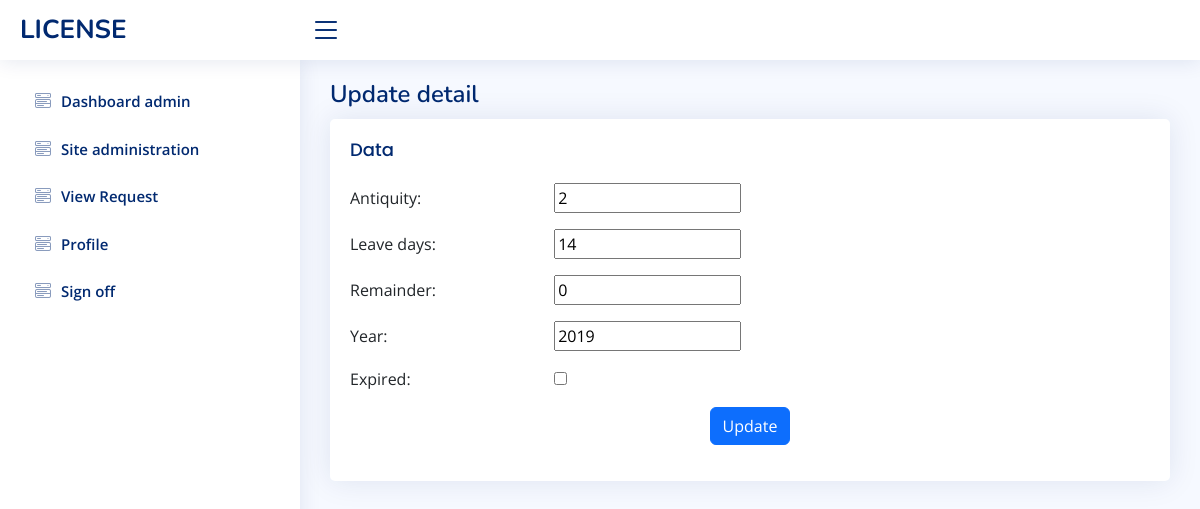
The page /update-detail/4/ (signed in) on the database as committed earlier.
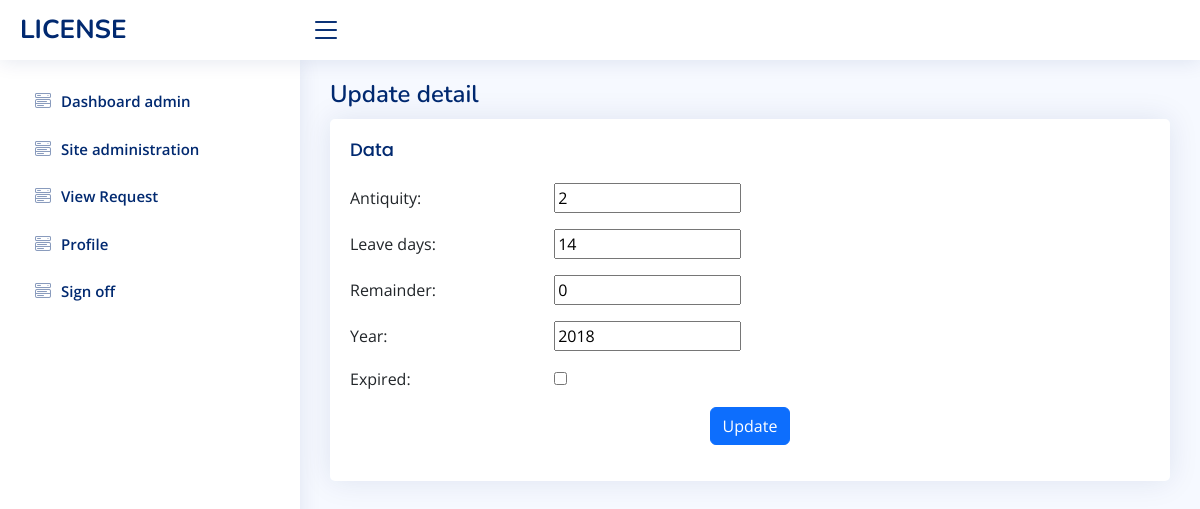
The same page on the database as committed later.
### employeeDetail/models.py (models this page shows)
class EmployeeDetail(models.Model):
    employee = models.ForeignKey(Employee,on_delete=models.CASCADE)
    antiquity = models.CharField(max_length=15)
    leave_days = models.CharField(max_length=25)
    remainder = models.CharField(max_length=25)
    year = models.CharField(max_length=25)
    created = models.DateField(auto_now_add=True)
    status = models.BooleanField(default=False)

### employeeDetail/views.py (the view)
# urls.py: path('update-detail/<str:pk>/', detail.update_detail, name="update-detail"),
@login_required
def update_detail(request,pk):
   detail = EmployeeDetail.objects.get(id=pk)
   form = FormDetail(instance=detail)
   if request.method == 'POST':
        form = FormDetail(request.POST, instance=detail)
        form.save()
        return redirect('data')
   context = {'form':form}
   return render (request,'data/update_detail.html',context)

### employeeDetail/forms.py
class FormDetail(ModelForm):
    class Meta:
        model = EmployeeDetail
        fields = '__all__'

### templates/data/update_detail.html (shortened to what this page needs)
{% extends 'base.html' %}
{% block container %}
<div class="pagetitle">
  <h1>Update detail</h1>
</div>
<div class="card">
  <div class="card-body">
    <h5 class="card-title">Data</h5>
    <form class="row g-3"  action="" class="form-horizontal" role="form" method="POST" enctype="multipart/form-data" >
      <div class="col-12">
          <label for="{{ form.subject.id_for_label }}" class="col-lg-3 control-label">Antiquity:</label>
        {{ form.antiquity }}
      </div>
      <div class="col-12">
          <label for="{{ form.leave_days.id_for_label }}" class="col-lg-3 control-label">Leave days:</label>
        {{ form.leave_days }}
      </div>
      <div class="col-12">
          <label for="{{ form.remainder.id_for_label }}" class="col-lg-3 control-label">Remainder:</label>
        {{ form.remainder }}
      </div>
      <div class="col-12">
          <label for="{{ form.year.id_for_label }}" class="col-lg-3 control-label">Year:</label>
        {{ form.year }}
      </div>
      <div class="col-12">
          <label for="{{ form.status.id_for_label }}" class="col-lg-3 control-label">Expired:</label>
        {{ form.status }}
      </div>
      <div class="text-center">
        <button type="submit" class="btn btn-primary">Update</button>
      </div>
    </form>
  </div>
</div>
{% endblock container%}

Rows that differ between the two databases and show on the page:
changed EmployeeDetail: year "2019" → "2018"
